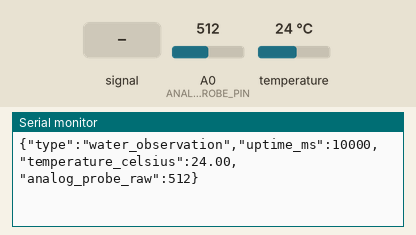
This sketch was run on a simulated Arduino Uno, built with avr-gcc and run on an emulated ATmega328P. On the bench: the last lines printed to the serial monitor. The test bench sets the inputs (shaded band); at power-on: temperature 24 °C, A0 (ANALOG_PROBE_PIN) = 512.

Above: at 11.5 s.
11.6 s: A0 (ANALOG_PROBE_PIN) fed a 200 Hz sine of ±81 counts around its level
At 16.6 s:
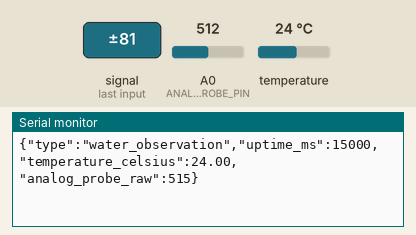
19.3 s: temperature set to 12 °C
At 21.6 s:
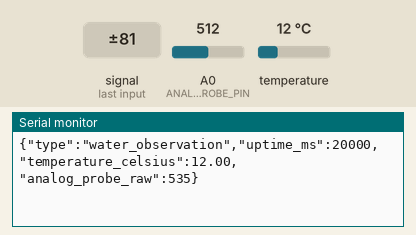
27.0 s: A0 (ANALOG_PROBE_PIN) set to 716
At 31.6 s:
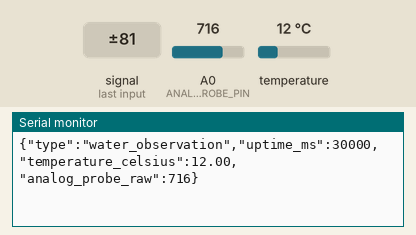
34.7 s: A0 (ANALOG_PROBE_PIN) fed a 1000 Hz sine of ±255 counts around its level
At 36.6 s:
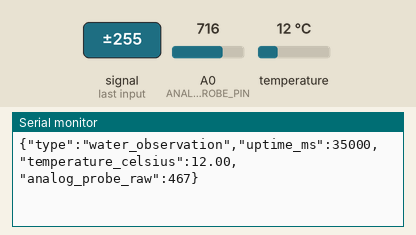
42.4 s: temperature set to 19 °C
At 46.7 s:
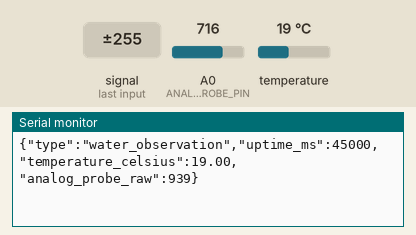
55.8 s: A0 (ANALOG_PROBE_PIN) set to 900
At 56.6 s:
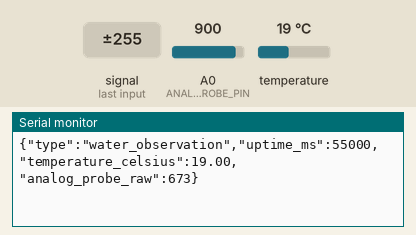
Timing chart, 0 to 58.8 s (numbered marks = the images above; inputs shaded):
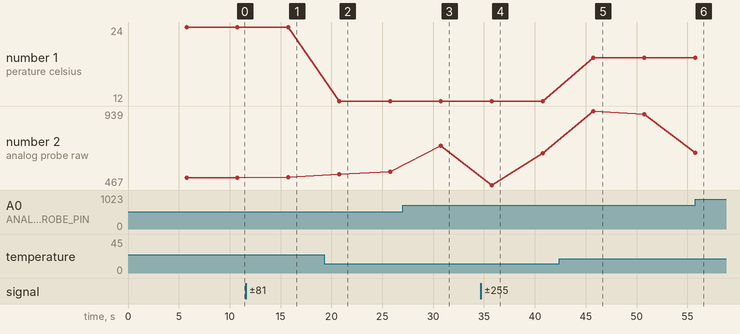

The sketch:

water_monitor.ino
```cpp
#include <DallasTemperature.h>
#include <OneWire.h>

// DS18B20 data pin. Install the OneWire and DallasTemperature libraries.
constexpr uint8_t ONE_WIRE_BUS = 2;
// Optional analog probe. Its raw value is sent until a farm-specific calibration is available.
constexpr uint8_t ANALOG_PROBE_PIN = A0;
constexpr unsigned long SAMPLE_INTERVAL_MS = 5000;

OneWire oneWire(ONE_WIRE_BUS);
DallasTemperature temperatureSensors(&oneWire);
unsigned long lastSampleAt = 0;

void setup() {
  Serial.begin(9600);
  temperatureSensors.begin();
  pinMode(ANALOG_PROBE_PIN, INPUT);
}

void loop() {
  const unsigned long now = millis();
  if (now - lastSampleAt < SAMPLE_INTERVAL_MS) {
    return;
  }
  lastSampleAt = now;

  temperatureSensors.requestTemperatures();
  const float temperatureCelsius = temperatureSensors.getTempCByIndex(0);
  const int analogRaw = analogRead(ANALOG_PROBE_PIN);

  Serial.print(F("{\"type\":\"water_observation\",\"uptime_ms\":"));
  Serial.print(now);
  Serial.print(F(",\"temperature_celsius\":"));
  if (temperatureCelsius == DEVICE_DISCONNECTED_C) {
    Serial.print(F("null"));
  } else {
    Serial.print(temperatureCelsius, 2);
  }
  Serial.print(F(",\"analog_probe_raw\":"));
  Serial.print(analogRaw);
  Serial.println(F("}"));
}
```

Measured:
- after the input at 11.6 s, the serial monitor: prints a new line after 4.2 s (image 1)
- after the input at 19.3 s, the serial monitor: prints a new line after 1.5 s (image 2)
- after the input at 27.0 s, the serial monitor: prints a new line after 3.8 s (image 3)
- after the input at 34.7 s, the serial monitor: prints a new line after 1.1 s (image 4)
- after the input at 42.4 s, the serial monitor: prints a new line after 3.4 s (image 5)
- plotted number 1: 24 → 12 after the input at 19.3 s, 12 → 19 after the input at 42.4 s
- plotted number 2: 512 → 515 after the input at 11.6 s, 552 → 716 after the input at 27.0 s, 716 → 671 after the input at 34.7 s, 671 → 673 after the input at 42.4 s, 673 → 900 after the input at 55.8 s
